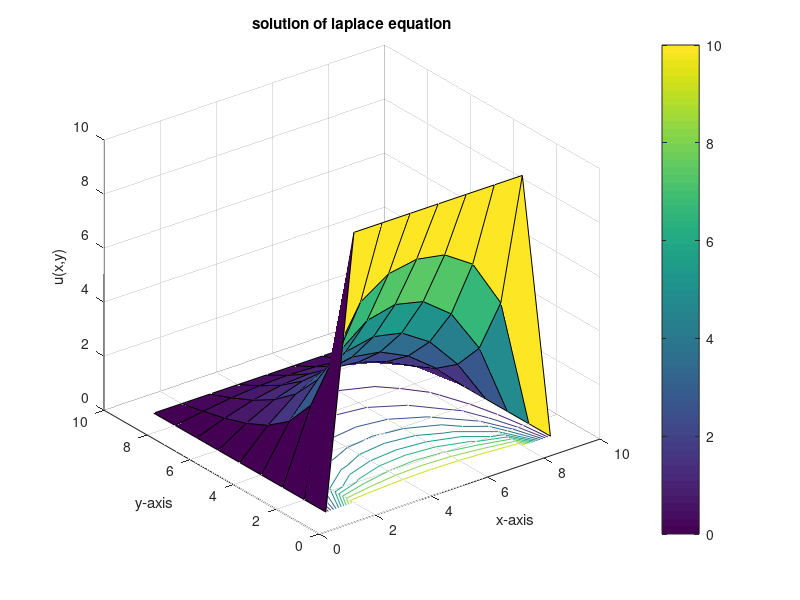
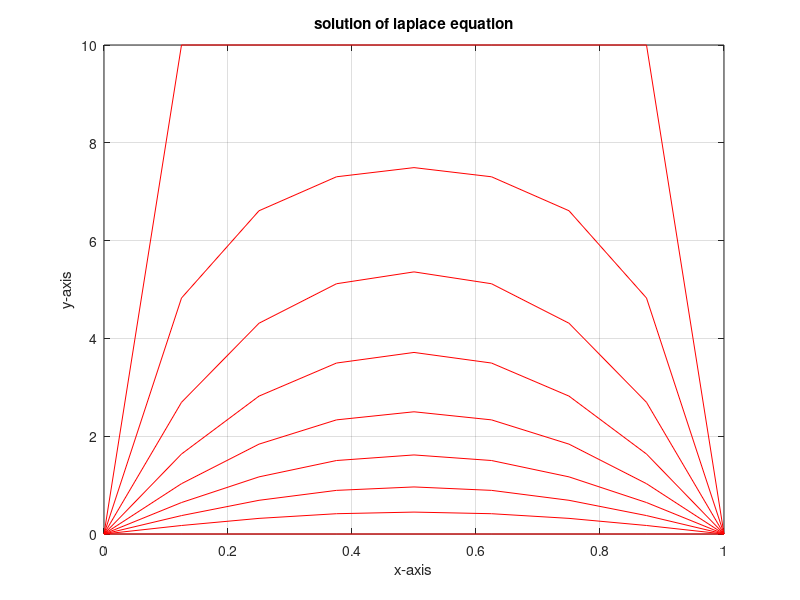

Source code (MATLAB) for these figures, in order:
% Approximate the solution of the Laplace equation
%
% d^2u/dx^2 + d^2u/dy^2 = 0,   0 < x < 1,  0 < y < 1
%
% subject to the conditions
% u(x,0) = 10    and   u(x,1) = 0,   0 <= x <= 1
% u(0,y) = 0     and   u(1,y) = 0,   0 <= y <= 1
%
% using the finite difference algorithm.

function laplace3
clc
clf
clear all
n=9;
m=9;
u=zeros(n,m);
for i=1:n
    for j=1:m
        h(i,j)=0.0001;
    end
end
for i=1:n
    u(i,1)=10;
    u(i,m)=0;
end
for j=1:m-1
    u(1,j)=0;
    u(n,j)=0;
end
for k=1:1000
    temp1=u';
    for i=2:n-1
        for j=2:m-1
            u(i,j)=(u(i+1,j)+u(i-1,j)+u(i,j+1)+u(i,j-1))/4;
        end
    end
    temp2=u';
    if (abs(temp2-temp1))<h
        u'
        k
        break
    end
end
figure(1)
surfc(u')
colorbar
grid on
xlabel('x-axis');
ylabel('y-axis');
zlabel('u(x,y)');
hold off
title('solution of laplace equation');
figure(2)
x=linspace(0,1,n);
plot(x,u,'-r')
grid on
xlabel('x-axis');
ylabel('y-axis');
title('solution of laplace equation');
